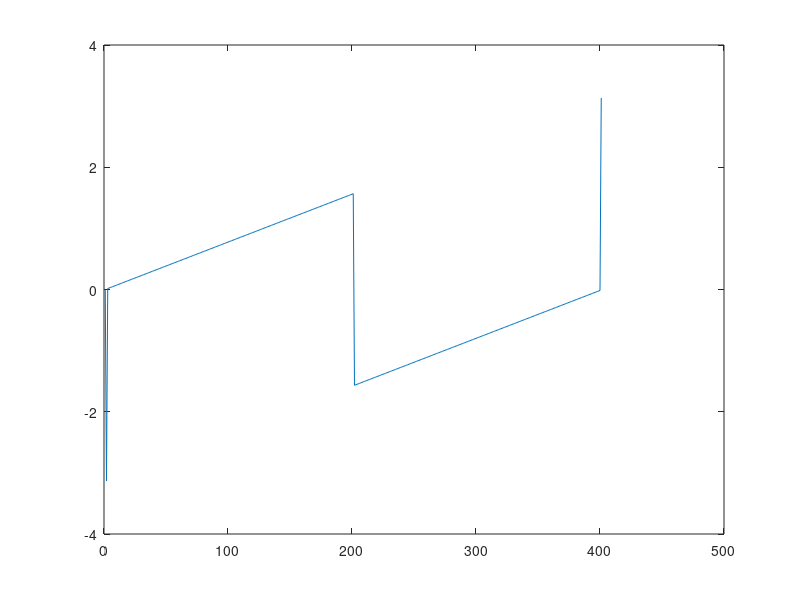

MATLAB code for this plot: (Note: this script raises an error after producing the figure.)
% Homework 3
% Window operations
% Zeyu Liu
% 10/8/2019

function homework3
% 1(a). window of length L.(L = 401)
L = 401;
h = zeros(L);
for n=1:L,
    h(n) = 0.54 - 0.46*cos(2*pi*n/L);
end;
plot(h);
pause;

%or use tese is the same
%h1 = hamming(L);
%plot(h1);

% 1(b). Apply FFT
% h = hamming(L);
% plot(h1);
% pause;
h1 = double(hamming(L));
plot(h1);
pause;

% H = fft(h);
% logh = log(abs(H))+1;
% plot(logh);
% pause;
% plot(angle(H));
% pause;

H1 = fft(h1);
% plot magnitude
logh = log(abs(H1))+1;
plot(logh);
pause;
% plot phase
plot(angle(H1));
pause;

% 2. compute short-time energy and apply to the TIMIT speech sample
fname = 'LDC93s1.wav';
x = audioread(fname);
% short-time energy E = convolution(x^2(n)*h(n)), h(n) = w^2(n)
L = [51, 101, 201, 401];
for k = 1:4,
    w = hamming(L(k));
    h = w.^2;
    y = conv(x.^2,h);
    N = length(y);
    for m = 1:floor(N/4),
        energy(m) = y((m-1)*4+1);
    end;
    plot(x);
    pause;
    plot(energy);
    pause;
end;

% 3. short-time zero-crossings
for k = 1:4,
    w = hamming(L(k));
    h = w.^2;
    N = length(x)-1;
    diff = zeros(1,N);
    for n = 1:N,
        diff(n) = abs(sign(x(n+1))-sign(x(n)));
    end;
    y = conv(diff,h);
    M = length(y);
    for m = 1:floor(M/4);
        zc(m) = y((m-1)*4+1);
    end;
    plot(x);
    pause;
    plot(zc);
    pause;
end;

% 4.compute short-time auto-correlation function
% test with TIMIT speech sample.  Display results 
% as a 2D image (time lag k as y axis, short-time 
% index as x axis).

% short-time auto-correlation function:
% R = convolution(x(n)*x(n-k)) or convolution(x(n+k)*x(n))
fname = 'LDC93s1.wav';
x = audioread(fname);
L = [51, 101, 201, 401];
% time lag k as y axis, short-time index as x axis
for k1 = 1:4,
    w = hamming(L(k1));
    N = length(x)-640;
    co = zeros(floor(N/320),250)
    for i=1:320:N,
        for k=1:250,
            x1 = x(i:i+320);
            y1 = conv(x1,w);
            x2 = x(i+k:i+k+320);
            y2 = conv(x2,w);
            tk(k) = y1'*y2;
        end;
        co((i-1)/320+1,:) = tk; % 
    end;    
    imagesc(co');
    colormap(gray);
    pause;
end;
